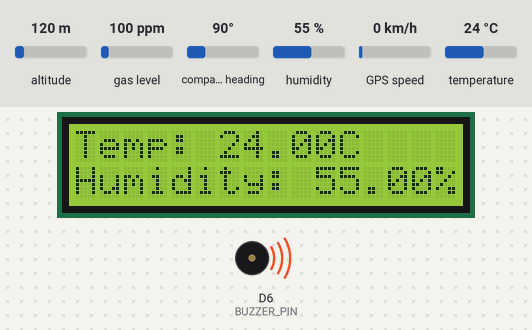
Recording of a sketch running on a simulated ESP8266 (NodeMCU). On the bench: 16×2 character LCD, buzzer (waves = sounding). Inputs (shaded band) come from the test bench; at power-on: gas level 100 ppm, humidity 55 %, altitude 120 m, compass heading 90°, GPS speed 0 km/h, temperature 24 °C. WiFi joins after 1.5 s; servers stay silent unless stated; the GPS gets a fix after 3 s at 37.7749, -122.4194 with 8 satellites; no MQTT or app messages arrive unless stated; what the sketch prints to the serial monitor is not drawn.

Above: at 4.3 s.
4.4 s: gas level set to 23 ppm
At 7.1 s:
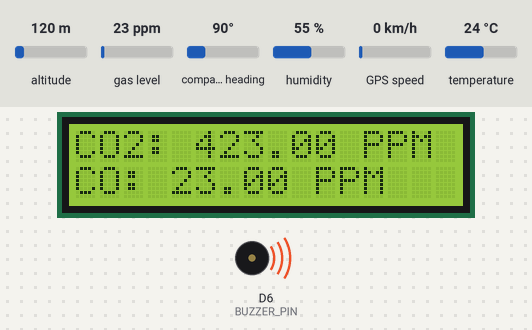
10.8 s: gas level set to 19 ppm
At 13.6 s:
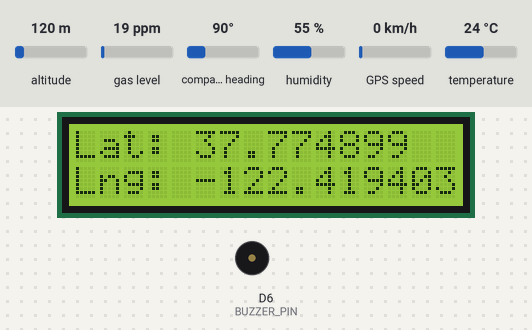
17.2 s: gas level set to 0 ppm
At 19.9 s:
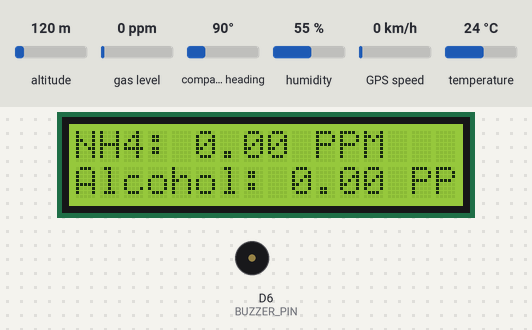
23.6 s: gas level set to 8 ppm
At 27.5 s:
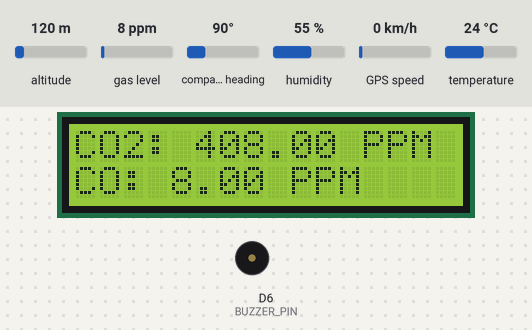
30.0 s: gas level set to 11 ppm
At 32.8 s:
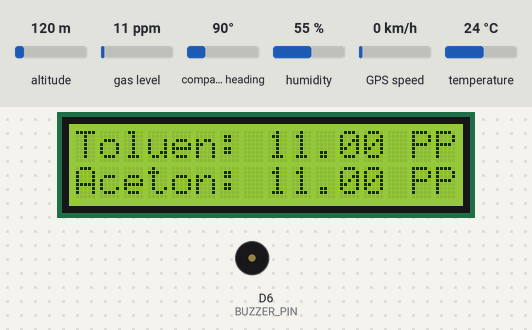
35.0 s: humidity set to 22 %
At 36.6 s:
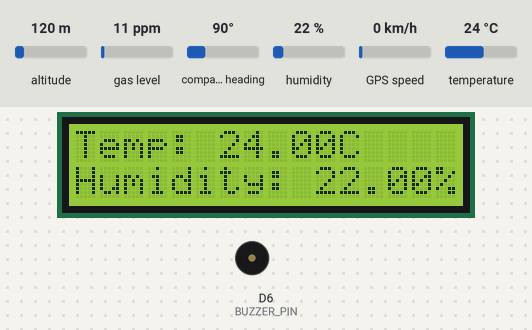
Timing chart, 0 to 38.1 s (numbered marks = the images above; inputs shaded):
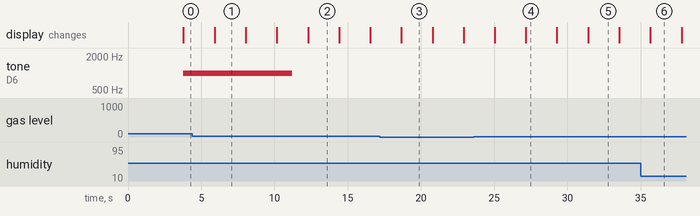

The sketch:

AirPollutionMonitor.ino
```cpp
#include <Arduino.h>
#include <ESP8266WiFi.h>
#include <Firebase_ESP_Client.h>
#include <Adafruit_MQTT.h>
#include <Adafruit_MQTT_Client.h>
#include <MQUnifiedsensor.h>
#include <LiquidCrystal_I2C.h>
#include <TinyGPSPlus.h>
#include <SoftwareSerial.h>
#include "DHT.h"

// Provide the token generation process info.
#include <addons/TokenHelper.h>
// Provide the RTDB payload printing info and other helper functions.
#include <addons/RTDBHelper.h>

/* 2. Define the API Key */
#define API_KEY "AIzaSyCMDs8Q24r9mIjxSjF6sXJgVaH5msBjK4U"
/* 3. Define the RTDB URL */
#define DATABASE_URL "https://air-quality-monitoring-app-default-rtdb.firebaseio.com/"

/* 4. Define the user Email and password that already registered or added in your project */
#define USER_EMAIL "bunsen1plus@gmail.com"
#define USER_PASSWORD "bunsen1plus@gmail.com"

#define AIO_USERNAME "IshimweWilliam"
#define AIO_KEY "aio_LJbT46K6Af5xKQpnVqA3Ta4s8T4i"

// MQTT Broker
#define MQTT_SERVER "io.adafruit.com"
#define MQTT_PORT 1883
#define MQTT_USER AIO_USERNAME
#define MQTT_PASS AIO_KEY

#define DHTPIN D5
#define DHTTYPE DHT22
#define BUZZER_PIN D6
#define MQ_135_PIN A0
#define DISPLAY_DELAY 2000  // Adjusted for less frequent updates

#define STATION_NAME "CMU-Africa"
#define STATION_ID "2"

#define placa "ESP8266"
#define Voltage_Resolution 5
#define type "MQ-135"
#define ADC_Bit_Resolution 10
#define RatioMQ135CleanAir 3.6

#define RX_PIN D7
#define TX_PIN D8

// Wi-Fi credentials
char ssid[] = "Bunsen Wi-Fi";
char pass[] = "bunsenplus";

WiFiClient client;
Adafruit_MQTT_Client mqtt(&client, MQTT_SERVER, MQTT_PORT, MQTT_USER, MQTT_PASS);

// MQTT feeds
Adafruit_MQTT_Publish gpslatlng_feed = Adafruit_MQTT_Publish(&mqtt, AIO_USERNAME "/feeds/gps/csv");
Adafruit_MQTT_Publish temperature_feed = Adafruit_MQTT_Publish(&mqtt, AIO_USERNAME "/feeds/temperature");
Adafruit_MQTT_Publish humidity_feed = Adafruit_MQTT_Publish(&mqtt, AIO_USERNAME "/feeds/humidity");
Adafruit_MQTT_Publish co2_feed = Adafruit_MQTT_Publish(&mqtt, AIO_USERNAME "/feeds/co2");
Adafruit_MQTT_Publish co_feed = Adafruit_MQTT_Publish(&mqtt, AIO_USERNAME "/feeds/co");
Adafruit_MQTT_Publish nh4_feed = Adafruit_MQTT_Publish(&mqtt, AIO_USERNAME "/feeds/nh4");
Adafruit_MQTT_Publish alcohol_feed = Adafruit_MQTT_Publish(&mqtt, AIO_USERNAME "/feeds/alcohol");

// Define Firebase objects
FirebaseData fbdo;
FirebaseAuth auth;
FirebaseConfig config;

TinyGPSPlus gps;
MQUnifiedsensor MQ135(placa, Voltage_Resolution, ADC_Bit_Resolution, MQ_135_PIN, type);
DHT dht(DHTPIN, DHTTYPE);
LiquidCrystal_I2C lcd(0x27, 16, 2);
SoftwareSerial gpsSerial(RX_PIN, TX_PIN);

// Variables to manage timing
unsigned long previousDisplayMillis = 0;
unsigned long displayInterval = DISPLAY_DELAY;
unsigned long pushInterval = 60000;
unsigned long lastMQTTPublishMillis = 0;
unsigned long lastRTDBublishMillis = 0;
const unsigned long MQTT_PUBLISH_INTERVAL = 30000;  // 30 seconds
int displayCycle = 0;
unsigned long lastGPSRead = 0;
const unsigned long GPS_READ_INTERVAL = 2000;  // 2 second interval

String dataPath = String("/stations/data/") + STATION_ID;

float speed_mph = 0;
float altitude = 0;
float currentLat = 0.0;
float currentLng = 0.0;
char gpsdata[120];


void calibrateMQ135();
void connectAdafruit();
void checkWiFiConnection();
float readDHTHumidity();
float readDHTTemperature();
void readGPSData();
float readGasConcentration(float a, float b);
void displaySensorData(float hum, float temp, float CO, float CO2, float NH4, float Alcohol, float Toluen, float Aceton);
void controlBuzzer(float CO2);
void sendDataToFirebase(float lat, float lng, float hum, float temp, float CO, float CO2, float NH4, float Alcohol, float Toluen, float Aceton);
void updateMQTT(float hum, float temp, float CO, float CO2, float NH4, float Alcohol);


void setup() {
  lcd.init();
  lcd.backlight();
  lcd.setCursor(3, 0);
  lcd.print("Air Quality");
  lcd.setCursor(3, 1);
  lcd.print("Monitoring");

  Serial.begin(9600);
  dht.begin();

  WiFi.begin(ssid, pass);
  while (WiFi.status() != WL_CONNECTED) {
    delay(500);
    Serial.print(".");
  }
  Serial.println("Wi-Fi connected!");

  mqtt.connect();

  gpsSerial.begin(9600);
  delay(1000);

  MQ135.init();
  MQ135.setRegressionMethod(1);

  pinMode(BUZZER_PIN, OUTPUT);
  calibrateMQ135();

  // connect to adafruit io
  connectAdafruit();

  //configure Firebase
  config.api_key = API_KEY;
  auth.user.email = USER_EMAIL;
  auth.user.password = USER_PASSWORD;
  config.database_url = DATABASE_URL;
  config.token_status_callback = tokenStatusCallback;
  Firebase.reconnectNetwork(true);
  Firebase.begin(&config, &auth);
  Serial.println("Firebase setup done.");

  // Clear any existing data
  while (gpsSerial.available()) {
    gpsSerial.read();
  }
}

void loop() {
  // put your main code here, to run repeatedly:
  if (!mqtt.ping(3)) {
    // reconnect to adafruit io
    if (!mqtt.connected())
      connectAdafruit();
  }

  mqtt.processPackets(1000);  // Ensure MQTT keeps working
  checkWiFiConnection();

  float humidity = readDHTHumidity();
  float temperature = readDHTTemperature();
  readGPSData();

  float CO = readGasConcentration(605.18, -3.937);         // CO concentration
  float CO2 = readGasConcentration(110.47, -2.862) + 400;  // CO2 concentration
  float NH4 = readGasConcentration(102.2, -2.473);         // NH4 concentration
  float Alcohol = readGasConcentration(77.255, -3.18);     // Alcohol concentration
  float Toluen = readGasConcentration(44.947, -3.445);     // Toluen concentration
  float Aceton = readGasConcentration(34.668, -3.369);     // Aceton concentration

  displaySensorData(humidity, temperature, CO, CO2, NH4, Alcohol, Toluen, Aceton);
  controlBuzzer(CO2);

  if (Firebase.ready()) {
    if (millis() - lastRTDBublishMillis >= pushInterval) {
      lastRTDBublishMillis = millis();
      if (gps.location.isValid()) {
        sendDataToFirebase(currentLat, currentLng, humidity, temperature, CO, CO2, NH4, Alcohol, Toluen, Aceton);
      }
    }
  }

  // Only read and publish data every n seconds
  if (millis() - lastMQTTPublishMillis >= MQTT_PUBLISH_INTERVAL) {
    lastMQTTPublishMillis = millis();
    if (gps.location.isValid()) {
      updateMQTT(humidity, temperature, CO, CO2, NH4, Alcohol);
    }
  }
}

void connectAdafruit() {
  Serial.print(F("Connecting to Adafruit IO... "));
  int8_t ret;
  while ((ret = mqtt.connect()) != 0) {
    switch (ret) {
      case 1: Serial.println(F("Wrong protocol")); break;
      case 2: Serial.println(F("ID rejected")); break;
      case 3: Serial.println(F("Server unavail")); break;
      case 4: Serial.println(F("Bad user/pass")); break;
      case 5: Serial.println(F("Not authed")); break;
      case 6: Serial.println(F("Failed to subscribe")); break;
      default: Serial.println(F("Connection failed")); break;
    }

    if (ret >= 0)
      mqtt.disconnect();

    Serial.println(F("Retrying connection..."));

    clearLCDLine(0);
    clearLCDLine(1);

    lcd.setCursor(0, 0);
    lcd.print("Connection Lost");
    lcd.setCursor(0, 1);
    lcd.print("Retrying...");

    delay(10000);
  }
  Serial.println(F("Adafruit IO Connected!"));
}

void getCoordinates() {
  char *p = gpsdata;
  // add speed value
  dtostrf(speed_mph, 2, 6, p);
  p += strlen(p);
  p[0] = ',';
  p++;

  // concat latitude
  dtostrf(currentLat, 2, 6, p);
  p += strlen(p);
  p[0] = ',';
  p++;

  // concat longitude
  dtostrf(currentLng, 3, 6, p);
  p += strlen(p);
  p[0] = ',';
  p++;

  // concat altitude
  dtostrf(altitude, 2, 6, p);
  p += strlen(p);

  // null terminate
  p[0] = 0;
}

void calibrateMQ135() {
  Serial.print("Calibrating please wait.");
  float calcR0 = 0;
  for (int i = 1; i <= 10; i++) {
    MQ135.update();
    calcR0 += MQ135.calibrate(RatioMQ135CleanAir);
    Serial.print(".");
  }
  MQ135.setR0(calcR0 / 10);
  Serial.println("  done!");

  if (isinf(calcR0) || calcR0 == 0) {
    Serial.println("Warning: Connection issue detected with MQ135.");
    while (1)
      ;
  }
}

void checkWiFiConnection() {
  if (WiFi.status() != WL_CONNECTED) {
    lcd.clear();
    lcd.setCursor(0, 0);
    lcd.print("Connection: Lost");
    lcd.setCursor(0, 1);
    lcd.print("Check Wi-Fi...");
    delay(DISPLAY_DELAY);
  }
}

float readDHTHumidity() {
  float humidity = dht.readHumidity();
  if (isnan(humidity)) {
    Serial.println("Failed to read from DHT sensor!");
    return 0.0;
  }
  return humidity;
}

float readDHTTemperature() {
  float temperature = dht.readTemperature();
  if (isnan(temperature)) {
    Serial.println("Failed to read from DHT sensor!");
    return 0.0;
  }
  return temperature;
}

void readGPSData() {
  unsigned long startTime = millis();

  // Read GPS data for up to 1000ms or until valid data is received
  while (millis() - startTime < 1000) {
    while (gpsSerial.available()) {
      if (gps.encode(gpsSerial.read())) {
        // If we have new valid data, process it
        if (gps.location.isValid()) {
          currentLat = gps.location.lat();
          currentLng = gps.location.lng();
          altitude = gps.altitude.value();  // Get altitude from GPS
          speed_mph = gps.speed.mph();      // Get speed from GPS in km/h
          Serial.print("GPS data: Lat=");
          Serial.print(currentLat, 6);
          Serial.print(" Long=");
          Serial.println(currentLng, 6);
          return;  // Exit if we got valid data
        }
      }
    }
  }

  // Check if we haven't received any characters
  if (millis() > 5000 && gps.charsProcessed() < 10) {
    Serial.println("No GPS detected. Check wiring.");
  } else if (!gps.location.isValid()) {
    Serial.println("Waiting for GPS fix...");
  }
}

float readGasConcentration(float a, float b) {
  MQ135.setA(a);
  MQ135.setB(b);
  MQ135.update();
  return MQ135.readSensor();
}

void updateMQTT(float hum, float temp, float CO, float CO2, float NH4, float Alcohol) {
  temperature_feed.publish(temp);
  humidity_feed.publish(hum);
  co2_feed.publish(CO2);
  co_feed.publish(CO);
  nh4_feed.publish(NH4);
  alcohol_feed.publish(Alcohol);

  getCoordinates();
  gpslatlng_feed.publish(gpsdata);
}

void sendDataToFirebase(float lat, float lng, float hum, float temp, float CO, float CO2, float NH4, float Alcohol, float Toluen, float Aceton) {
  FirebaseJson jsonData;
  jsonData.set("station_name", STATION_NAME);
  jsonData.set("latitude", lat);
  jsonData.set("longitude", lng);
  jsonData.set("humidity", hum);
  jsonData.set("temperature", temp);
  jsonData.set("CO", CO);
  jsonData.set("CO2", CO2);
  jsonData.set("NH4", NH4);
  jsonData.set("Alcohol", Alcohol);
  jsonData.set("Toluen", Toluen);
  jsonData.set("Aceton", Aceton);

  if (Firebase.RTDB.push(&fbdo, dataPath, &jsonData)) {
    Serial.println("Data sent successfully to Firebase!");
  } else {
    Serial.println("Failed to send data to Firebase: " + fbdo.errorReason());
  }
}


void displaySensorData(float hum, float temp, float CO, float CO2, float NH4, float Alcohol, float Toluen, float Aceton) {
  unsigned long currentMillis = millis();
  if (currentMillis - previousDisplayMillis >= displayInterval) {
    previousDisplayMillis = currentMillis;
    clearLCDLine(0);
    clearLCDLine(1);

    switch (displayCycle) {
      case 0:
        lcd.setCursor(0, 0);
        lcd.print("Temp: ");
        lcd.print(temp);
        lcd.print("C");
        lcd.setCursor(0, 1);
        lcd.print("Humidity: ");
        lcd.print(hum);
        lcd.print("%");
        break;
      case 1:
        lcd.setCursor(0, 0);
        lcd.print("CO2: ");
        lcd.print(CO2);
        lcd.print(" PPM");
        lcd.setCursor(0, 1);
        lcd.print("CO: ");
        lcd.print(CO);
        lcd.print(" PPM");
        break;
      case 2:
        lcd.setCursor(0, 0);
        lcd.print("NH4: ");
        lcd.print(NH4);
        lcd.print(" PPM");
        lcd.setCursor(0, 1);
        lcd.print("Alcohol: ");
        lcd.print(Alcohol);
        lcd.print(" PPM");
        break;
      case 3:
        lcd.setCursor(0, 0);
        lcd.print("Toluen: ");
        lcd.print(Toluen);
        lcd.print(" PPM");
        lcd.setCursor(0, 1);
        lcd.print("Aceton: ");
        lcd.print(Aceton);
        lcd.print(" PPM");
        break;
      case 4:  // New case for GPS coordinates
        lcd.setCursor(0, 0);
        lcd.print("Lat: ");
        if (gps.location.isValid()) lcd.print(currentLat, 6);
        else lcd.print("-----");

        lcd.setCursor(0, 1);
        lcd.print("Lng: ");
        if (gps.location.isValid()) lcd.print(currentLng, 6);
        else lcd.print("-----");
        break;
    }
    displayCycle = (displayCycle + 1) % 5;  // Changed to 5 to include GPS display
    // GPS Data on Serial Monitor
    Serial.print("\nTemp: ");
    Serial.print(temp);
    Serial.print("C\tHumidity: ");
    Serial.print(hum);
    Serial.print("%\tCO2: ");
    Serial.print(CO2);
    Serial.print(" PPM\n");
  }
}

void clearLCDLine(int line) {
  lcd.setCursor(0, line);
  for (int i = 0; i < 16; i++) {
    lcd.print(" ");
  }
}

void controlBuzzer(float CO2) {
  if (CO2 > 420) {
    tone(BUZZER_PIN, 1000);  // Sound the buzzer if CO2 is above threshold
  } else {
    noTone(BUZZER_PIN);
  }
}
```

Measured:
- the behaviour switches between 21 and 20 ppm on gas level (found by bisection; images 1 and 2)
- the behaviour switches between 9 and 10 ppm on gas level (found by bisection; images 4 and 5)
- after the input at 10.8 s, tone on D6 (BUZZER_PIN): 1000 Hz → silent after 0.40 s
- after the input at 17.2 s, the display: changes after 1.5 s (image 3)
- after the input at 30.0 s, the display: changes after 1.4 s (image 5)
- what the display in image 1 shows lasts 2.1 s, from 5.9 s to 8.0 s
